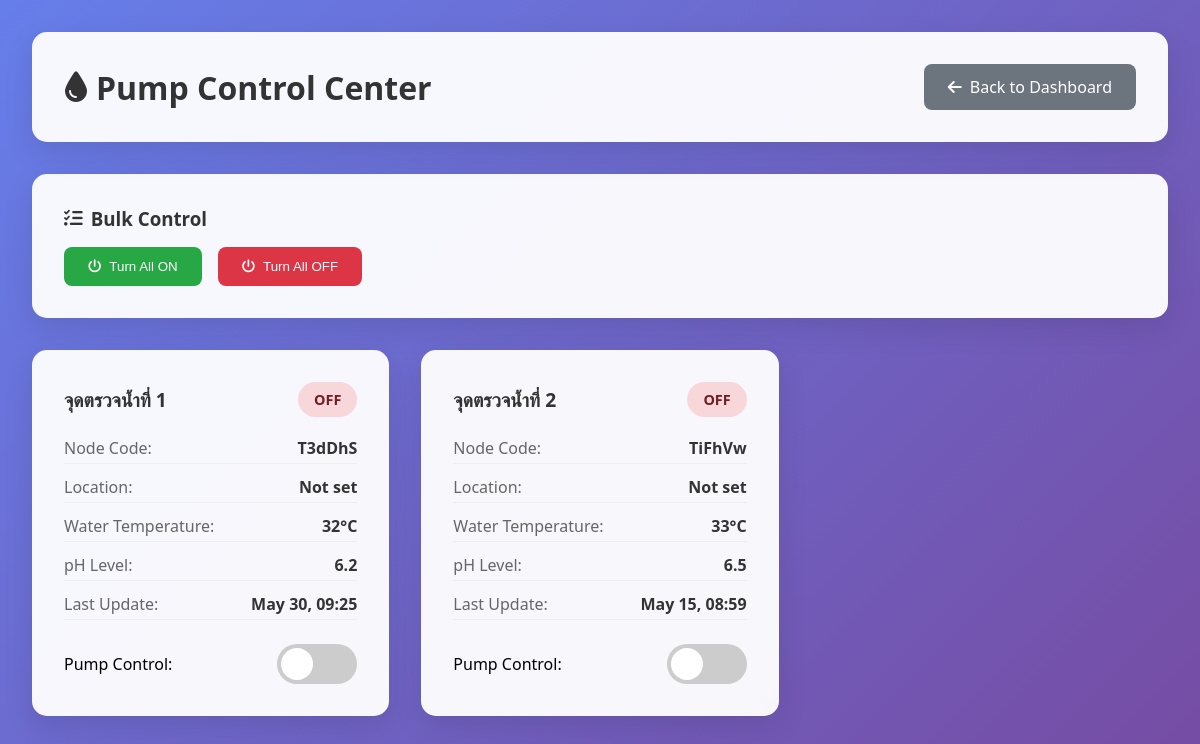
The page /app/pump-control.php (signed in) on the database its author committed.
### tables this page shows
CREATE TABLE `node_farm` (
  `id_node` int(11) NOT NULL COMMENT 'id ของ Node',
  `code_node` varchar(10) NOT NULL COMMENT 'รหัส Node',
  `name_node` varchar(50) NOT NULL COMMENT 'ชื่อโหนด',
  `temp_node` float NOT NULL COMMENT 'อุณหภูมิในอากาศ',
  `hum_node` float NOT NULL COMMENT 'ความชื้นในอากาศ',
  `do_node` float NOT NULL COMMENT 'ค่าออกซิเจนในน้ำ',
  `ph_node` float NOT NULL COMMENT 'ค่า PH ในน้ำ',
  `tempw_node` float NOT NULL COMMENT 'ค่าอุณหภูมิในน้ำ',
  `pump_node` tinyint(1) NOT NULL COMMENT 'สถานะการ เปิด/ปิด ปั๊ม 0 = ปิด, 1 = เปิด',
  `alert_node` tinyint(4) NOT NULL COMMENT 'แจ้งเตือนระดับคุณภาพน้ำ\r\n1 = ปกติ\r\n2 = เฝ้าระวัง\r\n3 = ผิดปกติ 4 = อุปกรณ์ผิดปกติ',
  `laston_node` datetime NOT NULL COMMENT 'เวลาอัพเดทข้อมูลล่าสุด',
  `id_user` int(11) NOT NULL COMMENT 'รหัสผู้ใช้'
);

### model/NodeModel.php (called while the page is built, shortened)
<?php
require_once "config.php";
class NodeModel {
    private $conn;
    public function __construct() {
        $database = new Database();
        $this->conn = $database->getConnection();
    }
    private function executeQuery($query, $params = []) {
        $stmt = $this->conn->prepare($query);
        foreach ($params as $param => $value) {
            $stmt->bindValue($param, $value);
        }
        $stmt->execute();
        return $stmt;
    }
    public function getAllNode($id_user) {
        $query = "SELECT * FROM node_farm WHERE id_user = :id_user ORDER BY id_node";
        $stmt = $this->executeQuery($query, [":id_user" => $id_user]);
        return $stmt->fetchAll(PDO::FETCH_ASSOC);
    }
}
?>

### model/config.php (called while the page is built, shortened)
<?php
class Database {
    private $host = "localhost";
    private $db_name = "ponglert_tilapia_farm";
    private $username = "root";
    private $password = "";
    public function getConnection() {
        $this->conn = null;
        try {
            $dsn = "mysql:host=" . $this->host . ";dbname=" . $this->db_name . ";charset=utf8mb4";
            $options = [
                PDO::ATTR_PERSISTENT => true,
                PDO::ATTR_ERRMODE => PDO::ERRMODE_EXCEPTION,
                PDO::ATTR_DEFAULT_FETCH_MODE => PDO::FETCH_ASSOC,
                PDO::ATTR_EMULATE_PREPARES => false,
            ];
            $this->conn = new PDO($dsn, $this->username, $this->password, $options);
        } catch (PDOException $e) {
            die("Database connection failed: " . $e->getMessage());
        }
        return $this->conn;
    }
}
?>

### app/pump-control.php (the view, shortened to what this page needs)
<?php
require_once "../model/NodeModel.php";
$nodeModel = new NodeModel();
$user_id = $_SESSION['user_id'];
$nodes = $nodeModel->getAllNode($user_id);
?>
<!DOCTYPE html>
<html lang="en">
<head>
    <link href="https://cdnjs.cloudflare.com/ajax/libs/font-awesome/6.0.0/css/all.min.css" rel="stylesheet">
</head>
<body>
    <div class="container">
        <div class="header">
            <h1>
                <i class="fas fa-tint"></i>
                Pump Control Center
            </h1>
            <a href="../dashboard.php" class="btn btn-secondary">
                <i class="fas fa-arrow-left"></i> Back to Dashboard
            </a>
        </div>
        <?php if (!empty($nodes)): ?>
            <div class="bulk-controls">
                <h3>
                    <i class="fas fa-list-check"></i>
                    Bulk Control
                </h3>
                <div class="bulk-buttons">
                    <form method="POST" style="display: inline;">
                        <button type="submit" class="btn btn-success" onclick="return confirm('Turn ON all pumps?')">
                            <i class="fas fa-power-off"></i> Turn All ON
                        </button>
                    </form>
                    <form method="POST" style="display: inline;">
                        <button type="submit" class="btn btn-danger" onclick="return confirm('Turn OFF all pumps?')">
                            <i class="fas fa-power-off"></i> Turn All OFF
                        </button>
                    </form>
                </div>
            </div>
            <div class="pumps-grid">
                <?php foreach ($nodes as $node): ?>
                    <div class="pump-card">
                        <div class="pump-header">
                            <h3 class="pump-title"><?php echo htmlspecialchars($node['name_node'] ?? 'Node ' . $node['code_node']); ?></h3>
                            <span class="pump-status <?php echo $node['pump_node'] ? 'status-on' : 'status-off'; ?>">
                                <?php echo $node['pump_node'] ? 'ON' : 'OFF'; ?>
                            </span>
                        </div>
                        <div class="pump-info">
                            <div class="info-row">
                                <span class="info-label">Node Code:</span>
                                <span class="info-value"><?php echo htmlspecialchars($node['code_node']); ?></span>
                            </div>
                            <div class="info-row">
                                <span class="info-label">Location:</span>
                                <span class="info-value"><?php echo htmlspecialchars($node['location_node'] ?? 'Not set'); ?></span>
                            </div>
                            <div class="info-row">
                                <span class="info-label">Water Temperature:</span>
                                <span class="info-value"><?php echo $node['tempw_node']; ?>°C</span>
                            </div>
                            <div class="info-row">
                                <span class="info-label">pH Level:</span>
                                <span class="info-value"><?php echo $node['ph_node']; ?></span>
                            </div>
                            <div class="info-row">
                                <span class="info-label">Last Update:</span>
                                <span class="info-value"><?php echo date('M j, H:i', strtotime($node['laston_node'])); ?></span>
                            </div>
                        </div>
                        <div class="pump-controls">
                            <form method="POST" style="flex: 1;">
                                <div style="display: flex; align-items: center; justify-content: space-between;">
                                    <span style="font-weight: 500;">Pump Control:</span>
                                    <div style="display: flex; align-items: center; gap: 1rem;">
                                        <label class="pump-toggle">
                                            <span class="slider"></span>
                                        </label>
                                    </div>
                                </div>
                            </form>
                        </div>
                    </div>
                <?php endforeach; ?>
            </div>
        <?php endif; ?>
    </div>
</body>
</html>

### app/pump-control.php (style rules this page uses)
* { margin: 0; padding: 0; box-sizing: border-box; }
body { font-family: 'Segoe UI', Tahoma, Geneva, Verdana, sans-serif; background: linear-gradient(135deg, #667eea 0%, #764ba2 100%); min-height: 100vh; padding: 2rem; }
.container { max-width: 1200px; margin: 0 auto; }
.header { background: rgba(255, 255, 255, 0.95); backdrop-filter: blur(10px); border-radius: 15px; padding: 2rem; margin-bottom: 2rem; box-shadow: 0 10px 30px rgba(0, 0, 0, 0.1); display: flex; justify-content: space-between; align-items: center; }
.header h1 { color: #333; display: flex; align-items: center; gap: 0.5rem; }
.bulk-controls { background: rgba(255, 255, 255, 0.95); border-radius: 15px; padding: 2rem; margin-bottom: 2rem; box-shadow: 0 10px 30px rgba(0, 0, 0, 0.1); }
.bulk-controls h3 { color: #333; margin-bottom: 1rem; display: flex; align-items: center; gap: 0.5rem; }
.bulk-buttons { display: flex; gap: 1rem; flex-wrap: wrap; }
.btn { padding: 0.75rem 1.5rem; border: none; border-radius: 8px; cursor: pointer; font-weight: 500; text-decoration: none; display: inline-flex; align-items: center; gap: 0.5rem; transition: all 0.3s ease; }
.btn-secondary { background: #6c757d; color: white; }
.btn-success { background: #28a745; color: white; }
.btn-danger { background: #dc3545; color: white; }
.pumps-grid { display: grid; grid-template-columns: repeat(auto-fill, minmax(350px, 1fr)); gap: 2rem; }
.pump-card { background: rgba(255, 255, 255, 0.95); border-radius: 15px; padding: 2rem; box-shadow: 0 10px 30px rgba(0, 0, 0, 0.1); transition: transform 0.3s ease; }
.pump-header { display: flex; justify-content: space-between; align-items: center; margin-bottom: 1rem; }
.pump-title { color: #333; font-size: 1.2rem; font-weight: 600; }
.pump-status { padding: 0.5rem 1rem; border-radius: 20px; font-size: 0.9rem; font-weight: 600; }
.status-off { background: #f8d7da; color: #721c24; }
.pump-info { margin: 1rem 0; }
.info-row { display: flex; justify-content: space-between; margin: 0.5rem 0; padding: 0.25rem 0; border-bottom: 1px solid #eee; }
.info-label { color: #666; font-weight: 500; }
.info-value { color: #333; font-weight: 600; }
.pump-controls { display: flex; gap: 1rem; margin-top: 1.5rem; }
.pump-toggle { position: relative; display: inline-block; width: 80px; height: 40px; }
.slider { position: absolute; cursor: pointer; top: 0; left: 0; right: 0; bottom: 0; background-color: #ccc; transition: .4s; border-radius: 40px; }
.slider:before { position: absolute; content: ""; height: 32px; width: 32px; left: 4px; bottom: 4px; background-color: white; transition: .4s; border-radius: 50%; }

### rows shown on the page
node_farm: name_node "จุดตรวจน้ำที่ 1", pump_node "OFF", code_node "T3dDhS", location_node "Not set", tempw_node "32", ph_node "6.2", laston_node "May 30, 09:25"
node_farm: name_node "จุดตรวจน้ำที่ 2", pump_node "OFF", code_node "TiFhVw", location_node "Not set", tempw_node "33", ph_node "6.5", laston_node "May 15, 08:59"
